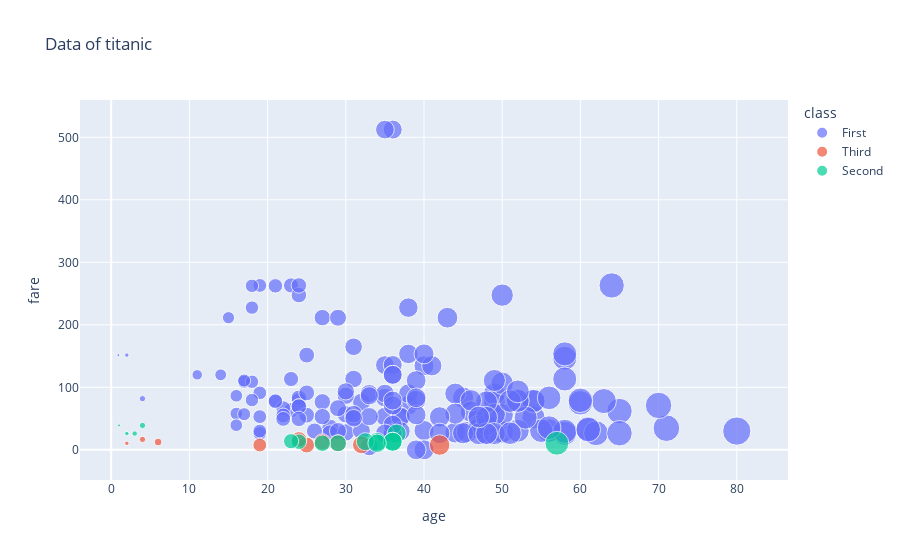

The notebook cell this image was saved under:
### Code cell
# scatter
df.dropna(inplace=True)
fig = px.scatter(df, x='age', y='fare', color='class',size='age',title="Data of titanic")
fig.show()
fig.write_image("titanic.png" , scale=3)

# scale 3 mean 3 hundred dpi

### Figure 1 — Plotly figure (JSON) as saved in the notebook; plotly's stock layout.template omitted (floating-point values rounded to 4 significant figures; data arrays with more than 128 entries replaced by an {"elided": "..."} marker saying what was removed)
{"data": [{"hovertemplate": "class=First<br>age=%{marker.size}<br>fare=%{y}<extra></extra>", "legendgroup": "First", "marker": {"color": "#636efa", "size": {"elided": "157 float values"}, "sizemode": "area", "sizeref": 0.2, "symbol": "circle"}, "mode": "markers", "name": "First", "orientation": "v", "showlegend": true, "type": "scatter", "x": {"elided": "157 float values"}, "xaxis": "x", "y": {"elided": "157 float values"}, "yaxis": "y"}, {"hovertemplate": "class=Third<br>age=%{marker.size}<br>fare=%{y}<extra></extra>", "legendgroup": "Third", "marker": {"color": "#EF553B", "size": [4, 25, 2, 29, 24, 32, 42, 19, 6, 27], "sizemode": "area", "sizeref": 0.2, "symbol": "circle"}, "mode": "markers", "name": "Third", "orientation": "v", "showlegend": true, "type": "scatter", "x": [4, 25, 2, 29, 24, 32, 42, 19, 6, 27], "xaxis": "x", "y": [16.7, 7.65, 10.46, 10.46, 16.7, 8.05, 7.65, 7.65, 12.47, 12.47], "yaxis": "y"}, {"hovertemplate": "class=Second<br>age=%{marker.size}<br>fare=%{y}<extra></extra>", "legendgroup": "Second", "marker": {"color": "#00cc96", "size": [34, 29, 32.5, 36.5, 1, 3, 36, 36, 2, 24, 23, 34, 4, 27, 57], "sizemode": "area", "sizeref": 0.2, "symbol": "circle"}, "mode": "markers", "name": "Second", "orientation": "v", "showlegend": true, "type": "scatter", "x": [34, 29, 32.5, 36.5, 1, 3, 36, 36, 2, 24, 23, 34, 4, 27, 57], "xaxis": "x", "y": [13, 10.5, 13, 26, 39, 26, 12.88, 13, 26, 13, 13.79, 10.5, 39, 10.5, 10.5], "yaxis": "y"}], "layout": {"legend": {"itemsizing": "constant", "title": {"text": "class"}, "tracegroupgap": 0}, "title": {"text": "Data of titanic"}, "xaxis": {"anchor": "y", "domain": [0, 1], "title": {"text": "age"}}, "yaxis": {"anchor": "x", "domain": [0, 1], "title": {"text": "fare"}}}}
